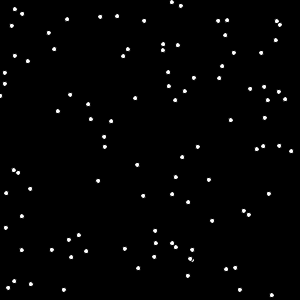
Frame 1 (no input)
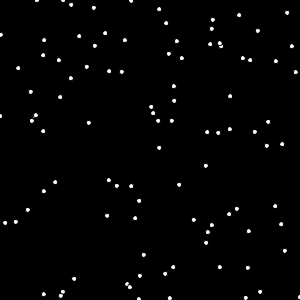
Frame 60 (the mouse pressed at the canvas centre just before this capture)
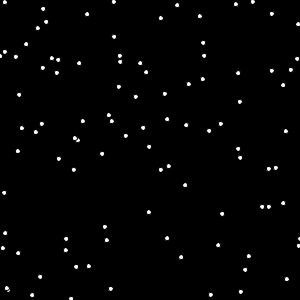
Frame 120 (the mouse held since frame 60 and released just before this capture)

The Processing sketch that drew these frames (run headless with seeded random() and noise(); from frame 60 on, the mouse is pressed at the canvas centre):

// Processing sketch: bullet03
// ── bullet03.pde
//彈幕的遊戲
float [] bulletX=new float[99];
float [] bulletY=new float[99];
float [] bulletVX=new float[99];
float [] bulletVY=new float[99];
void setup(){
  size(300,300);
  for(int i=0; i<99; i++){
    bulletX[i] = random(300);
    bulletY[i] = random(300);
    float angle = random(360);//360度
    bulletVX[i] = cos( radians(angle) ); //random(-3,3);//子彈的速度差太多了, 不好
    bulletVY[i] = sin( radians(angle) );//random(-3,3);
  }
}
void draw(){
  background(0);
  for(int i=0; i<99; i++){
    ellipse(bulletX[i], bulletY[i], 5, 5);
    bulletX[i] += bulletVX[i];
    bulletY[i] += bulletVY[i];
    if(bulletX[i]<0 || bulletY[i]<0 || bulletX[i]>300 || bulletY[i]>300){
      //bulletX[i] = random(300);//重新出現的子彈,不應該突然出現
      //bulletY[i] = random(300);//應該是從邊邊冒出來
      int edge = int(random(4));
      if(edge==0){//右
        bulletX[i]=300; bulletY[i]=random(300); 
      }else if(edge==1){//下
        bulletX[i]=random(300); bulletY[i]=300;
      }else if(edge==2){//左
        bulletX[i]=0; bulletY[i]=random(300); 
      }else if(edge==3){//上
        bulletX[i]=random(300); bulletY[i]=0; 
      }        
      float angle = random(360);//360度
      bulletVX[i] = cos( radians(angle) ); //random(-3,3);//子彈的速度差太多了, 不好
      bulletVY[i] = sin( radians(angle) );//random(-3,3);
    }
  }
}
